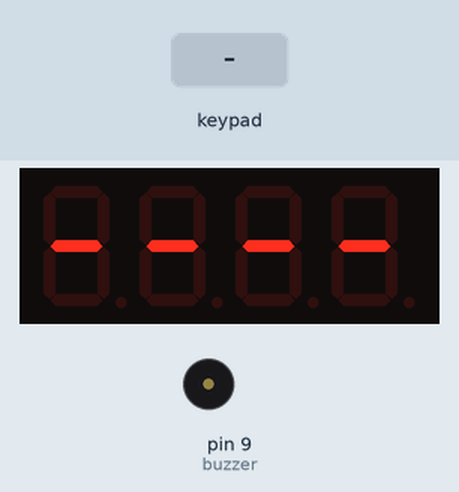
The sketch below on a simulated Arduino Leonardo, built for the host (arithmetic inside an expression is 32-bit, double 64-bit). Shown: 4-digit seven-segment display, buzzer (waves = sounding). The test bench sets the inputs (shaded band). What the sketch prints to the serial monitor is not drawn.

Above: at 1.9 s.
2.0 s: keypad keys 8 7 6 5 pressed 0.4 s apart
At 4.9 s:
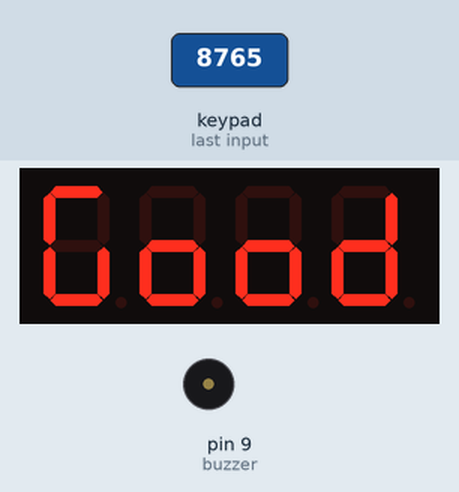
5.1 s: keypad keys 8 7 6 5 # pressed 0.4 s apart
At 9.7 s:
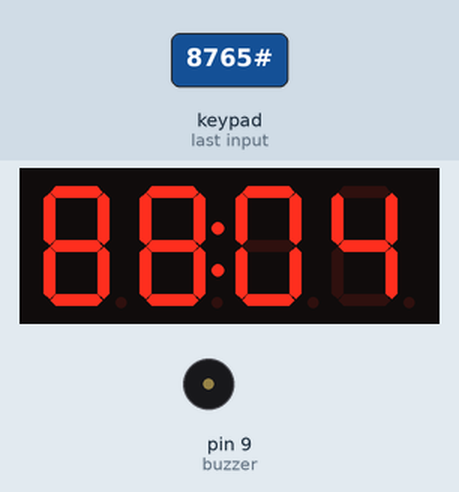
9.8 s: key '*' pressed
At 10.9 s:
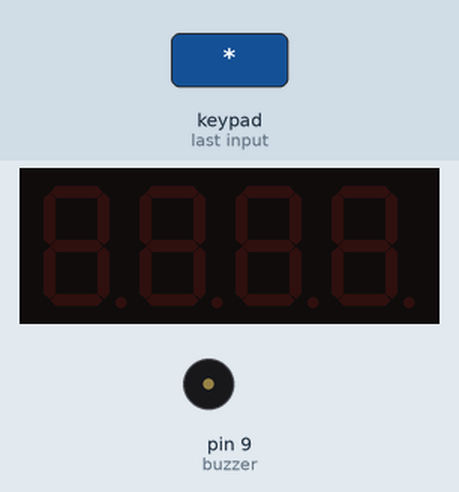
12.8 s: keypad keys 1 3 9 7 pressed 0.4 s apart
At 16.5 s:
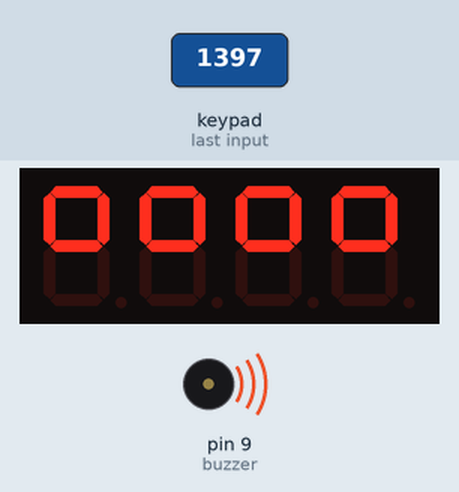
Timing chart, 0 to 18.0 s (numbered marks = the images above; inputs shaded):
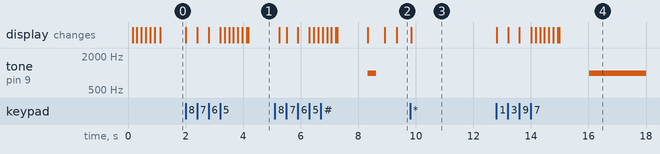

The sketch:

main.ino
```cpp
#include "SevenSegmentTM1637.h"
#include "SevenSegmentFun.h"
#include "SevenSegmentExtended.h"
#include "Keypad.h"
#include <stdlib.h>
#include <Time.h>

// Piny wyswietlacza
#define CLK 16
#define DIO 10

// Klawiaturka
const byte ROWS = 4; //cztery wiersze
const byte COLS = 3; //trzy kolumny
const byte buzzer = 9;

// pozycja wpisywanej liczby
int currentLength = 0;

// zmienne czasu

int s = 0;
int m = 0;

int minutes = 0;
int seconds = 0;

time_t t = 0;

char keys[ROWS][COLS] = {
{'1','2','3'},
{'4','5','6'},
{'7','8','9'},
{'*','0','#'}
};

// Piny wierszy
byte rowPins[ROWS] = {8, 7, 6, 5};
// Piny kolumn
byte colPins[COLS] = {4, 3, 2};

SevenSegmentExtended display(CLK, DIO);
Keypad keypad = Keypad(makeKeymap(keys), rowPins, colPins, ROWS, COLS);

/* USTAWIENIA */
// Długość hasła
char password[5];
// zegar
char time[5];
// wpisane hasło
char entered[5];
/* KONIEC */

unsigned int sec;
long previousMillis = 0;
long interval = 500;
int ledState = 0;

//tony
int keyTone = 100;
int boom = 200;
int counter = 1000;
int defused = 100;

void setup()
{
    Serial.begin(9600);
    display.begin();            // initializes the display
    display.setBacklight(100);  // set the brightness to 100 %
    display.print("----");      // display INIT on the display
    delay(100);
    setSyncInterval(1000);

    // buzer
    pinMode(buzzer, OUTPUT);
    // czeka na wprowadzenie hasła i czasu

    // wprowadzanie hasła
    while (currentLength < 4) {
        display.setCursor(0, currentLength);
        char keyP = keypad.getKey();
        Serial.print(keyP);
        keyP == NO_KEY;
        noTone(buzzer);
        if (keyP != NO_KEY) {
            if ((keyP != '*') && (keyP != '#')) {
                tone(buzzer, keyTone);
                display.print(keyP);
                password[currentLength] = keyP;
                currentLength++;
            }
        }
    }
    if (currentLength == 4) {
        noTone(buzzer);
        display.clear();
        display.setCursor(0, 0);
        display.print("Good");
        display.blink();
        delay(1000);
        display.print(password);
        currentLength = 0;
        display.clear();
    }

    // ustawienie czasu
    while (currentLength < 4) {
        display.setColonOn(true);
        display.setCursor(0, currentLength);
        char keyT = keypad.getKey();
        Serial.print(keyT);
        noTone(buzzer);
        keyT == NO_KEY;
        if (keyT != NO_KEY) {
            if ((keyT != '*') && (keyT != '#')) {
                tone(buzzer, keyTone);
                display.print(keyT);
                time[currentLength] = keyT;
                currentLength++;
            }
        }
    }
    if (currentLength == 4) {
        noTone(buzzer);
        display.clear();
        display.setCursor(0, 0);
        display.setColonOn(false);
        display.print("Good");
        display.blink();
        delay(1000);
        display.print(time);
        currentLength = 0;
    }
    m = (time[0] - '0') * 10;
    m = m + (time[1] - '0');

    s = (time[2] - '0') * 10;
    s = s + (time[3] - '0');
    // zerowanie zegara
    setTime(t);
    tone(buzzer, 1000);
    delay(300);
    noTone(buzzer);
    delay(300);
}


void loop()
{
    unsigned long currentMillis = millis();
    Serial.println("Start time");

    minutes = m-minute();
    seconds = s-second();
    sec = seconds + (60 * minutes);

    // czas minął - wybuch
    if (sec <= 0) {
        display.clear();
        display.setCursor(0, 0);
        display.setColonOn(false);
        display.print("****");
        //digitalWrite(buzzer, HIGH);
        tone(buzzer, boom);
        delay(10000000);
    }

    // odliczanie odtatnich 10 sekund
    if (sec < 10){
        noTone(buzzer);
        if(currentMillis - previousMillis > interval) {
            previousMillis = currentMillis;
            if (counter == 0) {
                counter = 1000;

            }
            else {
                counter = 0;
                tone(buzzer, counter);
            }

        }
    }

    display.printTime(sec/60, sec % 60, false);
    Serial.print(sec % 60);

    // czyta znaki hasła
    char key2 = keypad.getKey();
    Serial.print(key2);
    if (key2 == '*') {
        display.setColonOn(false);
        display.clear();
        display.setCursor(0, 0);
        while (currentLength < 4) {
            display.setCursor(0, currentLength);
            char keyP = keypad.getKey();
            noTone(buzzer);
            Serial.print(keyP);
            keyP == NO_KEY;
            if (keyP != NO_KEY) {
                tone(buzzer, keyTone);
                if ((keyP != '*') && (keyP != '#')) {
                    tone(buzzer, keyTone);
                    display.print(keyP);
                    entered[currentLength] = keyP;
                    currentLength++;
                }
            }
        }

        // sprawdzam wpisane hasło
        if (entered[0] == password[0] && entered[1] == password[1] && entered[2] == password[2] && entered[3] == password[3]) {
            // rozbrojona
            noTone(buzzer);
            display.clear();
            display.print("Good");
            display.blink();
            for (int i=0; i<3;i++) {
                tone(buzzer, defused);
                delay(100);
                noTone(buzzer);
                delay(100);
            }
            delay(1000);
            display.off();
            delay(10000000);
        }
        else {
            // wybuch
            noTone(buzzer);
            display.clear();
            display.print("****");
            display.blink();
            delay(1000);
            tone(buzzer, 1000);
            delay(10000000);
        }
    }
    delay(100);
}
```

Measured:
- after the input at 2.0 s, the display: first changes at once (image 1 shows a later state)
- after the input at 5.1 s, tone on pin 9 (buzzer): silent → 1000 Hz after 3.2 s, → silent 0.30 s later; the display: first changes after 0.15 s (image 2 shows a later state)
- after the input at 12.8 s, tone on pin 9 (buzzer): silent → 1000 Hz after 3.2 s; the display: first changes at once (image 4 shows a later state)
